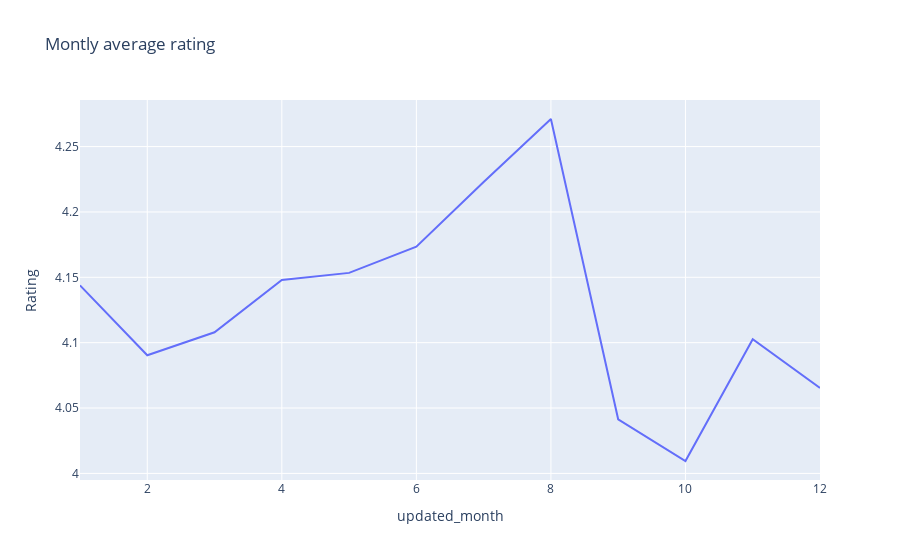

The cell this chart's notebook holds for it:
### Code cell
#Prepare the plot

fig = px.line(res, x= "updated_month", y="Rating", title="Montly average rating")
fig.show()

### Figure 1 — Plotly figure (JSON) as saved in the notebook; plotly's stock layout.template omitted (floating-point values rounded to 4 significant figures)
{"data": [{"hovertemplate": "updated_month=%{x}<br>Rating=%{y}<extra></extra>", "legendgroup": "", "line": {"color": "#636efa", "dash": "solid"}, "mode": "lines", "name": "", "orientation": "v", "showlegend": false, "type": "scatter", "x": [1, 2, 3, 4, 5, 6, 7, 8, 9, 10, 11, 12], "xaxis": "x", "y": [4.144, 4.09, 4.108, 4.148, 4.153, 4.173, 4.223, 4.271, 4.041, 4.009, 4.103, 4.065], "yaxis": "y"}], "layout": {"legend": {"tracegroupgap": 0}, "title": {"text": "Montly average rating"}, "xaxis": {"anchor": "y", "domain": [0, 1], "title": {"text": "updated_month"}}, "yaxis": {"anchor": "x", "domain": [0, 1], "title": {"text": "Rating"}}}}
